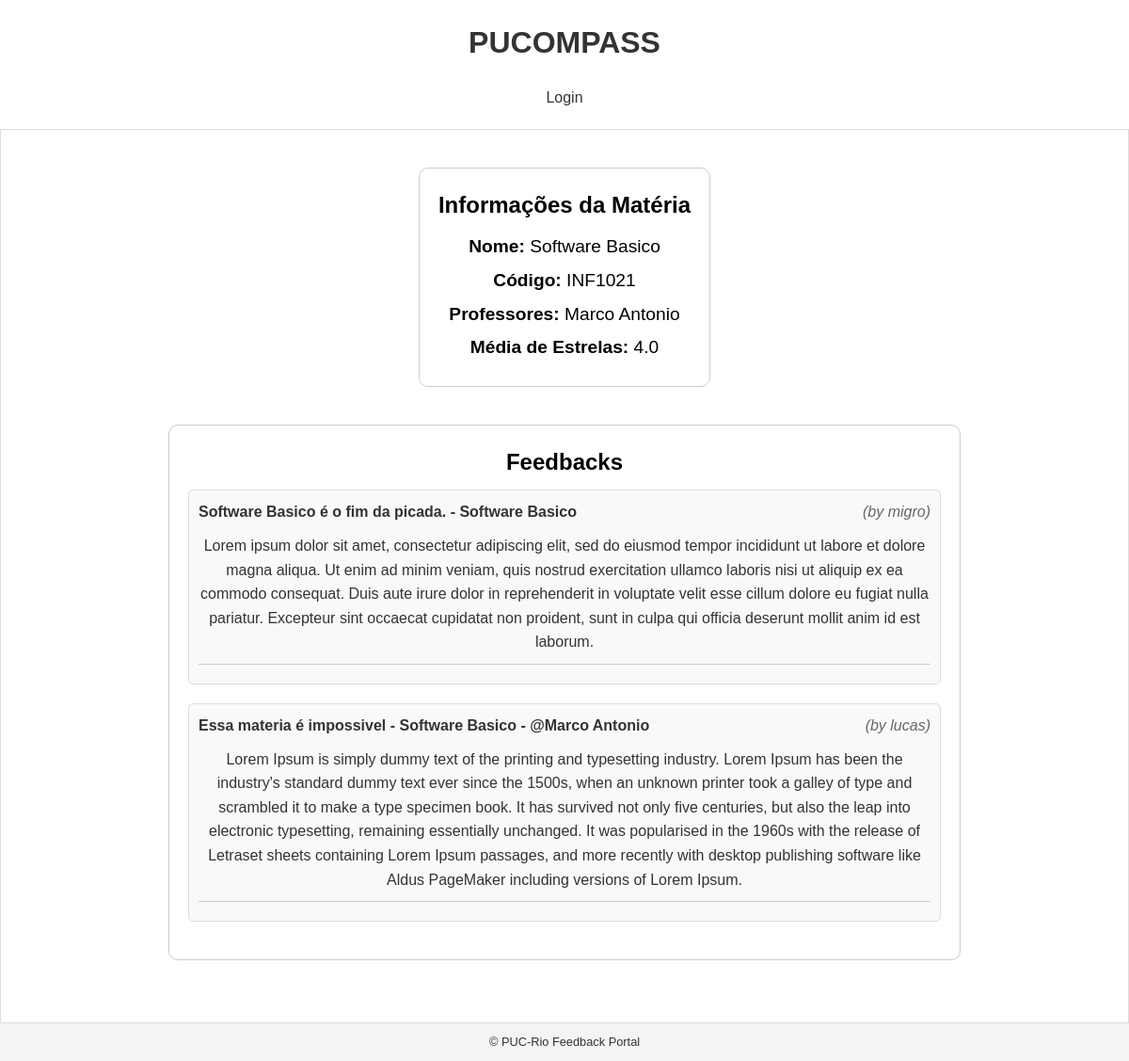
The page /subject/INF1021/ on the database its author committed.
### reviews/models/entities.py (models this page shows, shortened)
class Subject(models.Model):
    name_validator = RegexValidator(
        regex=r'^[A-Z]{3}\d{4}$',
        message="Subject code must be 3 uppercase \
        letters followed by 4 digits. E.g., 'INF1343'."
    )
    code = models.CharField(
        max_length=7,
        unique=True,
        validators=[name_validator],
        primary_key=True,
        default='XXX0000',
    )
    name = models.CharField(max_length=100)
    average_stars = models.FloatField(
        validators=[MinValueValidator(1), MaxValueValidator(5)],
        default=None,
        null=True,
        blank=True)
    def __str__(self):
        return str(self.name)

class Teacher(models.Model):
    name = models.CharField(max_length=100)
    email = models.EmailField(max_length=100, unique=True,
                              null=True, blank=True)
    average_stars = models.FloatField(
        validators=[MinValueValidator(1), MaxValueValidator(5)],
        default=None,
        null=True,
        blank=True)

### reviews/models/feedback.py (models this page shows, shortened)
class Feedback(models.Model):
    subject = models.ForeignKey(Subject, on_delete=models.CASCADE,
                                null=True, blank=True)
    title = models.CharField(max_length=40)
    body = models.TextField()
    author = models.ForeignKey(User, on_delete=models.SET_NULL, null=True)
    teachers = models.ForeignKey(Teacher, on_delete=models.SET_NULL,
                                 null=True, blank=True)
    participants = models.ManyToManyField(User, related_name='participants',
                                          blank=True)
    created = models.DateTimeField(auto_now_add=True)
    def validate_half_number(self):
        """
        Validator to check if the value is a whole number or a half number.

        Args:
            self (float): The value to validate.

        Raises:
            ValidationError: If the value is not a whole or half number.
        """
        if self * 2 % 1 != 0:
            raise ValidationError('Value must be a whole or half number.')
    stars = models.FloatField(
        validators=[MinValueValidator(1),
                    MaxValueValidator(5),
                    validate_half_number],
        default=None, null=True, blank=True)

### reviews/views.py (the view)
def subjectProfile(request, pk):
    subject = get_object_or_404(Subject, pk=pk)
    feedbacks = Feedback.objects.filter(subject=subject)
    average_stars = calculate_average_stars(feedbacks)
    related_teachers = list(set(
        feedback.teachers.name for feedback in feedbacks if feedback.teachers is not None
    ))
    if not related_teachers:
        related_teachers = ["Nenhum professor relacionado"]
    context = {
        'subject': subject,
        'feedbacks': feedbacks,
        'related_teachers': related_teachers,
        'average_stars': average_stars
    }
    return render(request, 'reviews/subject_profile.html', context)

### reviews/views.py (called while the page is built)
def calculate_average_stars(feedbacks):
    stars = [feedback.stars for feedback in feedbacks if feedback.stars is not None]
    if stars:
        return round(sum(stars) / len(stars), 2)
    return None

### reviews/templates/reviews/subject_profile.html (shortened to what this page needs)
{% extends 'base.html' %}
{% block content %}
<div class="subject-info">
    <h2>Informações da Matéria</h2>
    <p><strong>Nome:</strong> {{ subject.name }}</p>
    <p><strong>Código:</strong> {{ subject.code }}</p>
    <p><strong>Professores:</strong>
        {% if related_teachers %}
            {{ related_teachers|join:", " }}
        {% else %}
            Nenhum professor relacionado
        {% endif %}
    </p>
    <p><strong>Média de Estrelas:</strong> {{ average_stars|default:"Sem avaliações" }}</p>
</div>
<div class="subject-profile">
    <h2>Feedbacks</h2>
    <ul class="feedback-list">
        {% for feedback in feedbacks %}
            <li class="feedback-item">
                <div class="feedback-header">
                    <span class="feedback-subject">
                        {{ feedback.title }}
                        {% if feedback.subject %}- {{ feedback.subject }}{% endif %}
                        {% if feedback.subject and feedback.teachers %} - {% endif %}
                        {% if feedback.teachers %}@{{ feedback.teachers.name }}{% endif %}
                    </span>
                    <span class="feedback-author">(by {{ feedback.author }})</span>
                </div>
                <p class="feedback-body">{{ feedback.body }}</p>
                <hr class="feedback-divider"/>
            </li>
        {% endfor %}
    </ul>
</div>
{% endblock content %}

### reviews/static/reviews/css/styles.css (style rules this page uses)
body, h1, h2, h3, p, ul, li, a { margin: 0; padding: 0; text-align: center; text-decoration: none; color: #333; }
body { font-family: Arial, sans-serif; line-height: 1.6; background-color: #f4f4f4; }

### reviews/templates/reviews/subject_profile.html (style rules this page uses)
.subject-info { text-align: center; margin: 20px auto; max-width: 800px; background-color: #fff; color: #333; padding: 20px; border-radius: 10px; border: 1px solid #ccc; margin-bottom: 20px; }
.subject-info h2 { font-size: 1.5em; margin-bottom: 10px; color: #000; }
.subject-info p { font-size: 1.2em; margin: 5px 0; color: #000; }
.subject-profile { text-align: center; margin: 20px auto; max-width: 800px; background-color: #fff; color: #333; padding: 20px; border-radius: 10px; border: 1px solid #ccc; }
.subject-profile h2 { font-size: 1.5em; margin-bottom: 10px; color: #000; }
.feedback-list { list-style: none; padding: 0; }
.feedback-item { margin-bottom: 20px; padding: 10px; border-radius: 5px; background-color: #f9f9f9; border: 1px solid #ddd; }
.feedback-header { display: flex; justify-content: space-between; margin-bottom: 5px; }
.feedback-subject { font-weight: bold; color: #333; }
.feedback-author { font-style: italic; color: #666; }
.feedback-body { margin: 10px 0; color: #333; }
.feedback-divider { border: 0; height: 1px; background: #ccc; margin: 10px 0; }

### rows shown on the page
Subject: name "Software Basico", code "INF1021"
Teacher: name "Marco Antonio"
Feedback: title "Software Basico é o fim da picada.", subject "Software Basico", author "migro", body "Lorem ipsum dolor sit amet, consectetur adipiscing elit, sed do eiusmod tempor incididunt ut labore et dolore magna aliqua. Ut enim ad minim veniam, quis nostrud exercitation ullamco laboris nisi ut aliquip ex ea commodo consequat. Duis aute irure dolor in reprehenderit in voluptate velit esse cillum dolore eu fugiat nulla pariatur. Excepteur sint occaecat cupidatat non proident, sunt in culpa qui officia deserunt mollit anim id est laborum."
Feedback: title "Essa materia é impossivel", subject "Software Basico", teachers.name "Marco Antonio", author "lucas", body "Lorem Ipsum is simply dummy text of the printing and typesetting industry. Lorem Ipsum has been the industry's standard dummy text ever since the 1500s, when an unknown printer took a galley of type and scrambled it to make a type specimen book. It has survived not only five centuries, but also the leap into electronic typesetting, remaining essentially unchanged. It was popularised in the 1960s with the release of Letraset sheets containing Lorem Ipsum passages, and more recently with desktop publishing software like Aldus PageMaker including versions of Lorem Ipsum."

### other values the page prints
{{ average_stars|default:"Sem avaliações" }} "4.0"
